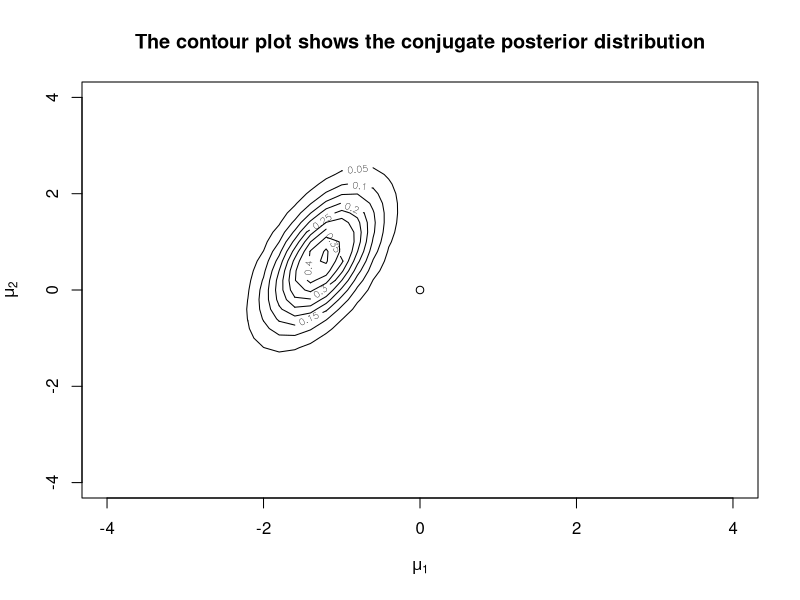
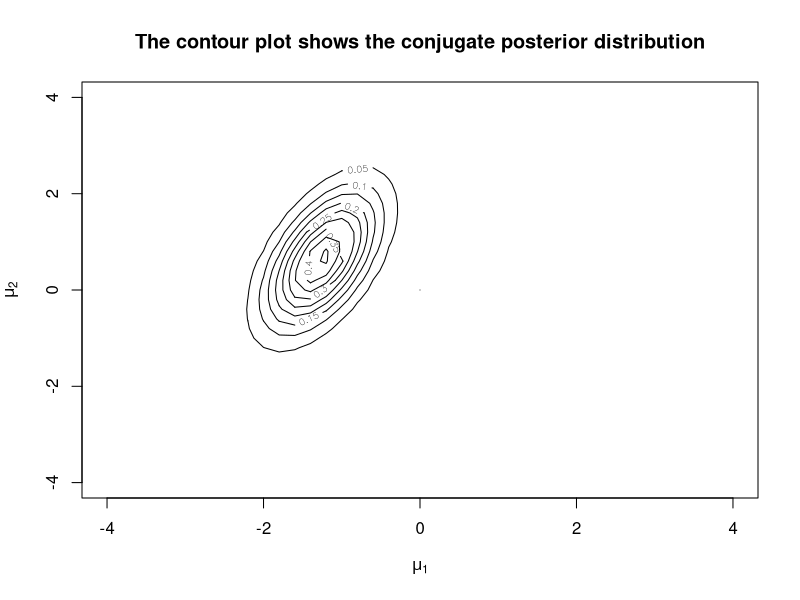
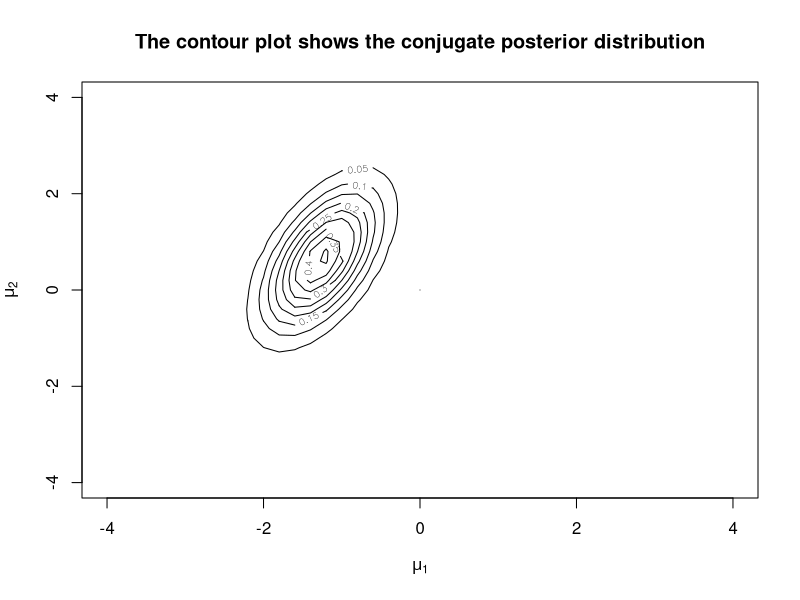
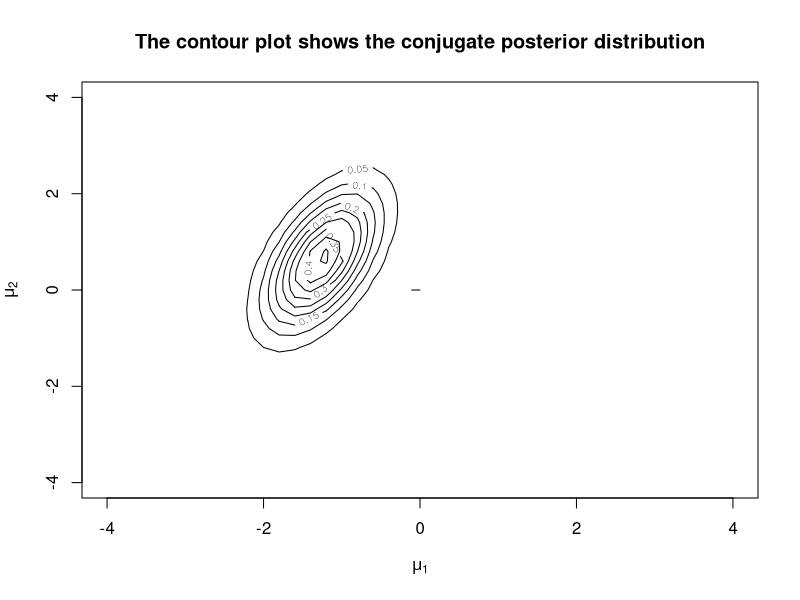
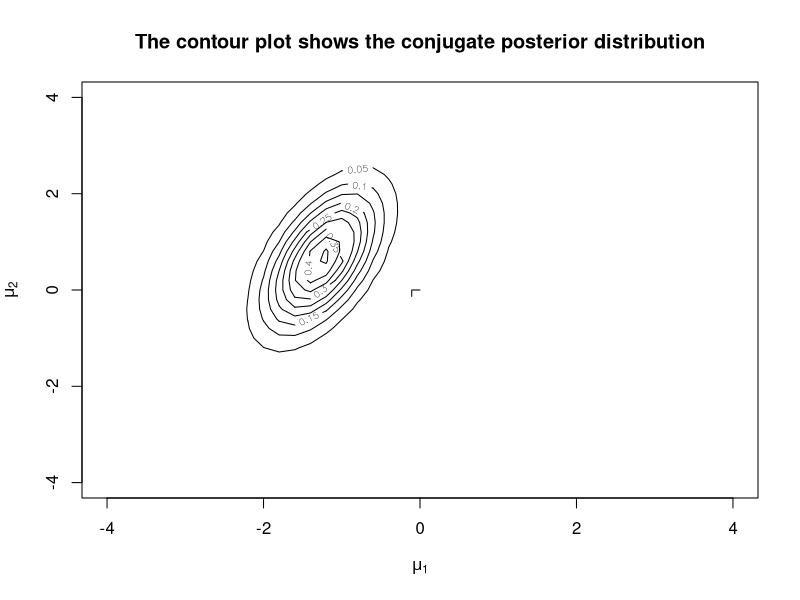
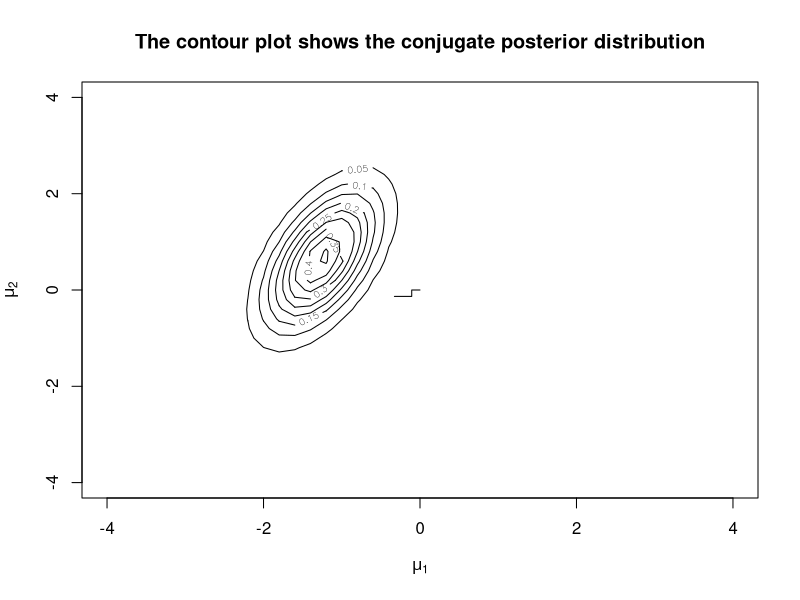
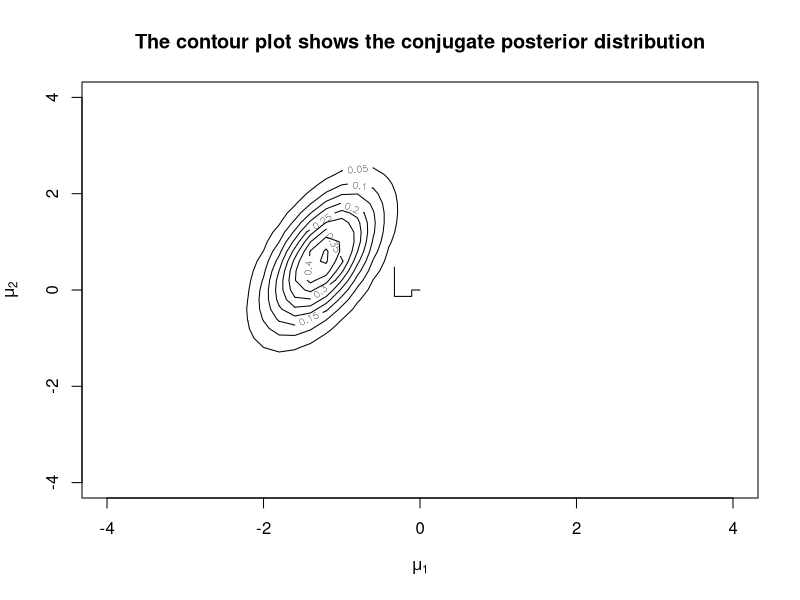
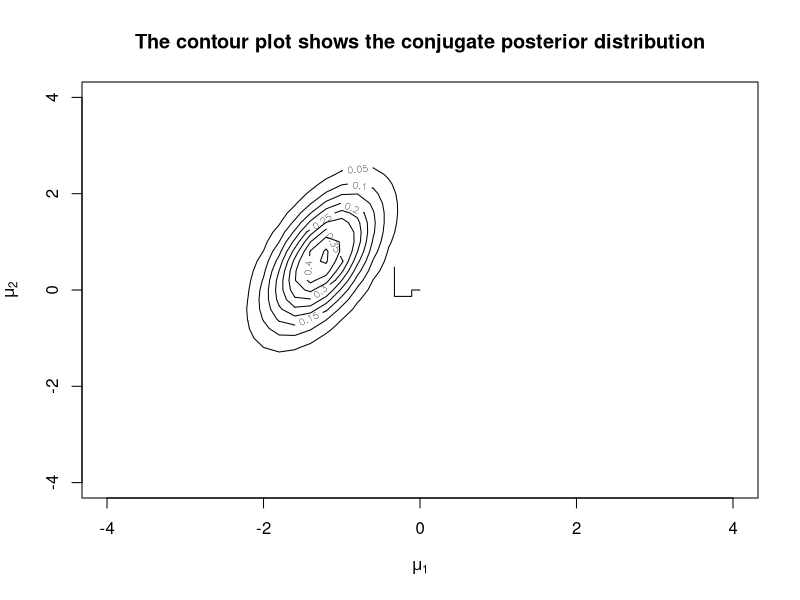

The R script that drew these images, in order:
# note: packages must be installed from the CRAN website before they can be used in R;
# this can be done directly from the R GUI (Packages --> Install Packages in the Windows version)

par(ask = TRUE);
# load the necesarry packages
# need this package for multivariate normal
library(mvtnorm);

# This program uses the Metropolis algorithm for the multivariate normal 
# model with unknown mean and known covariance matrix. We use a
# multivariate normal prior for the mean.
# Note that this is a conjugate situation so we can compare our results
# with the result based on the closed form.
# The difference between this program and normPostMetroplis1.m is that this
# oen updates parameters one at a time. 

normPostMetropolis2 <- function() {
	# Number of iterations and number of samples we discard (burn in).
	nIterations = 1000;
	burnIn = 100;

	# These are the parameters of the prior
	mu0 = c(0, 0);
	lambda0 <- diag(c(10, 10));

	yObs <- rbind(c(-1.2, 2.3), c(-0.5, 0.7), c(-2.1, -1));
	n = dim(yObs)[1];
	d = dim(yObs)[2];

	sigma = cov(yObs);

	theta = matrix(0, nrow = nIterations, ncol = 2);

	mu_n = (mu0 %*% solve(lambda0) + n*apply(yObs, 2, mean) %*% solve(sigma)) %*% solve(solve(lambda0)+n*solve(sigma));
	lambda_n = solve(solve(lambda0)+n*solve(sigma));

	x = seq(-4, 4, by = 0.2);
	y = seq(-4, 4, by = 0.2);
	len = length(x);
	thetaConjugate = matrix(0, nrow = len, ncol = len);
	for(i in 1:len) {
		for(j in 1:len) {
			thetaConjugate[i, j] = dmvnorm(x = c(x[i], y[j]), mean = mu_n, sigma = lambda_n);
		}
	}
	contour(x = x, y = y, z = thetaConjugate, main = "The contour plot shows the conjugate posterior distribution", 
		xlab = expression(mu[1]), ylab = expression(mu[2]));
	points(theta[1, 1], theta[1, 2]);

	for(i in 2:nIterations) {
		thetaPrime = theta[i-1,];
		for(j in 1:d) {
			# Proposing one dimension of a new point from a Normal distribution
			thetaPrime[j] = rnorm(n = 1, mean = theta[i - 1,j], sd = .5);
 
			# Evaluating the posterior probability of the new point
    			postThetaPrime = getPosterior(thetaPrime, yObs, n, sigma, mu0, lambda0);
    
    			# Evaluating the posterior probability of the current point
    			postThetaCurrent = getPosterior(theta[i-1, ], yObs, n, sigma, mu0, lambda0);
    
    			# Evaluating the acceptance probability
    			acceptanceRate = min(1, postThetaPrime/postThetaCurrent);
    
    			# Deciding whether to accept the new point or stay where we are
    			u = runif(1);
    			if (u<= acceptanceRate) {
        			theta[i, j] = thetaPrime[j];
    			} else {
        			theta[i, j] = theta[i - 1, j];
    			}

			if (i <= 20) {
				contour(x = x, y = y, z = thetaConjugate, main = "The contour plot shows the conjugate posterior distribution", 
					xlab = expression(mu[1]), ylab = expression(mu[2]));
				if(j == 1) {
					lines(rep(theta[1:i,1], times = c(1, rep(2, i - 2), 1)), 
						rep(theta[1:(i-1), 2], times = rep(2, i - 1)));
				} else {
					lines(rep(theta[1:i,1], times = c(1, rep(2, i - 1))), 
						rep(theta[1:i, 2], times = c(rep(2, i - 1), 1)));
				}
			}
		}
	}

	contour(x = x, y = y, z = thetaConjugate, main = "The contour plot shows the conjugate posterior distribution", 
		xlab=expression(mu[1]), ylab = expression(mu[2]));
	points(theta[burnIn:nIterations, 1], theta[burnIn:nIterations, 2]);

	plot(theta[,1], col="blue", type='l',
		xlab = "Iteration", ylab = expression(mu), ylim = c(-2.5, 2.5));
	lines(theta[,2], col = "red");
	legend(legend = c(expression(mu[1]), expression(mu[2])), col = c("blue", "red"), x = 0, y = 2.5, lty = c(1, 1));

	return(theta);
}

getPosterior = function(theta, yObs, n, sigma, mu0, lambda0) {
	prior = dmvnorm(theta, mu0, lambda0);
	likelihood = prod(dmvnorm(yObs, theta, sigma));
	posterior = prior * likelihood;
	return(posterior);
}





par = normPostMetropolis2();